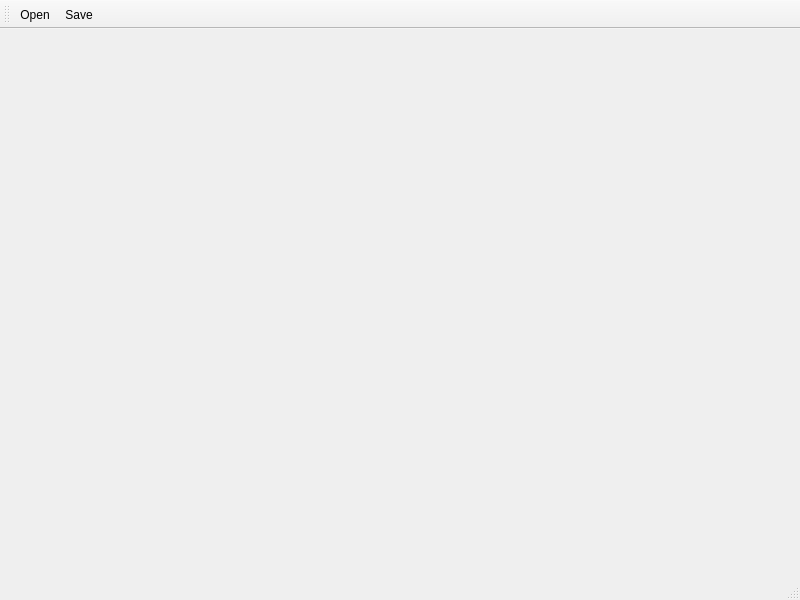
<?xml version="1.0" encoding="UTF-8"?>
<ui version="4.0">
 <class>FretboardEditionWindow</class>
 <widget class="QMainWindow" name="FretboardEditionWindow">
  <property name="geometry">
   <rect>
    <x>0</x>
    <y>0</y>
    <width>800</width>
    <height>600</height>
   </rect>
  </property>
  <property name="windowTitle">
   <string>MainWindow</string>
  </property>
  <widget class="QWidget" name="centralwidget"/>
  <widget class="QMenuBar" name="menubar">
   <property name="geometry">
    <rect>
     <x>0</x>
     <y>0</y>
     <width>800</width>
     <height>21</height>
    </rect>
   </property>
  </widget>
  <widget class="QStatusBar" name="statusbar"/>
  <widget class="QToolBar" name="toolBar">
   <property name="windowTitle">
    <string>toolBar</string>
   </property>
   <attribute name="toolBarArea">
    <enum>TopToolBarArea</enum>
   </attribute>
   <attribute name="toolBarBreak">
    <bool>false</bool>
   </attribute>
   <addaction name="openAct"/>
   <addaction name="saveAct"/>
  </widget>
  <action name="openAct">
   <property name="icon">
    <iconset resource="../resources.qrc">
     <normaloff>:/images/open.png</normaloff>:/images/open.png</iconset>
   </property>
   <property name="text">
    <string>Open</string>
   </property>
   <property name="toolTip">
    <string>Open file</string>
   </property>
   <property name="shortcut">
    <string>Ctrl+Shift+O</string>
   </property>
  </action>
  <action name="saveAct">
   <property name="icon">
    <iconset resource="../resources.qrc">
     <normaloff>:/images/save.png</normaloff>:/images/save.png</iconset>
   </property>
   <property name="text">
    <string>Save</string>
   </property>
   <property name="toolTip">
    <string>Save edition</string>
   </property>
   <property name="shortcut">
    <string>Ctrl+Shift+S</string>
   </property>
  </action>
 </widget>
 <resources>
  <include location="../resources.qrc"/>
 </resources>
 <connections>
  <connection>
   <sender>openAct</sender>
   <signal>triggered()</signal>
   <receiver>FretboardEditionWindow</receiver>
   <slot>open()</slot>
   <hints>
    <hint type="sourcelabel">
     <x>-1</x>
     <y>-1</y>
    </hint>
    <hint type="destinationlabel">
     <x>399</x>
     <y>299</y>
    </hint>
   </hints>
  </connection>
  <connection>
   <sender>saveAct</sender>
   <signal>triggered()</signal>
   <receiver>FretboardEditionWindow</receiver>
   <slot>save()</slot>
   <hints>
    <hint type="sourcelabel">
     <x>-1</x>
     <y>-1</y>
    </hint>
    <hint type="destinationlabel">
     <x>399</x>
     <y>299</y>
    </hint>
   </hints>
  </connection>
 </connections>
 <slots>
  <slot>open()</slot>
  <slot>save()</slot>
 </slots>
</ui>
